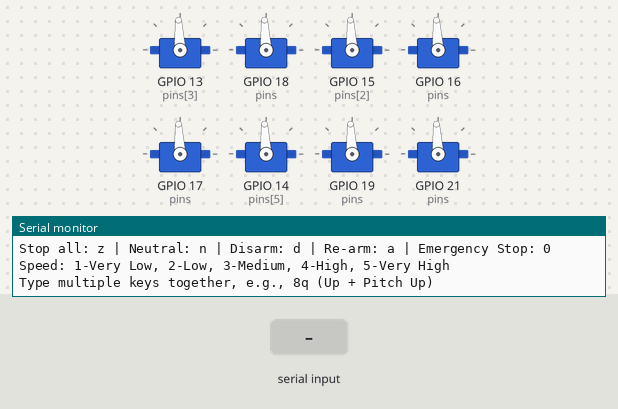
Simulated run of this sketch. Board: ESP32. On the bench: 8 × servo, the last lines printed to the serial monitor. Inputs (shaded band) come from the test bench.

Above: at 4.2 s.
4.3 s: "q,45\n" received over Serial
At 5.4 s:
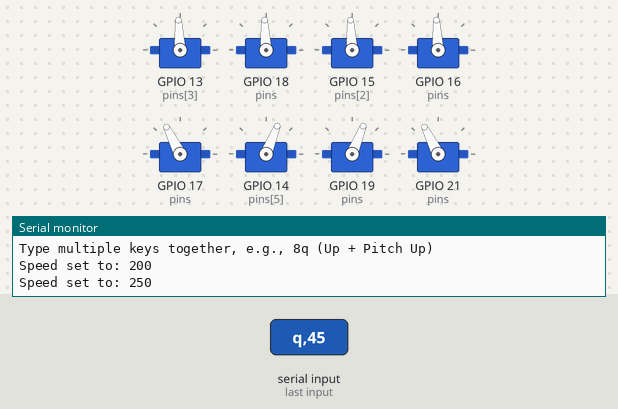
5.8 s: "6\n" received over Serial
At 6.5 s:
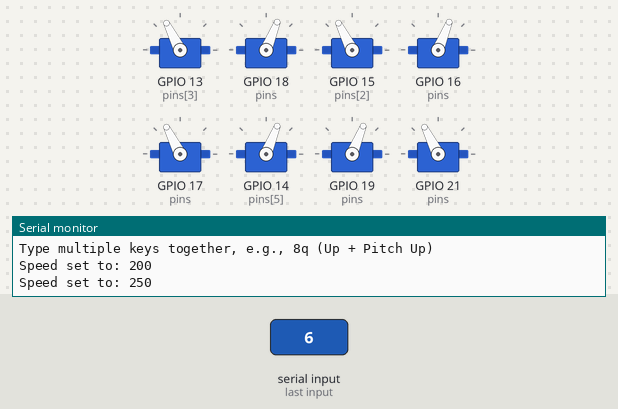
7.3 s: "8\n" received over Serial
At 7.7 s:
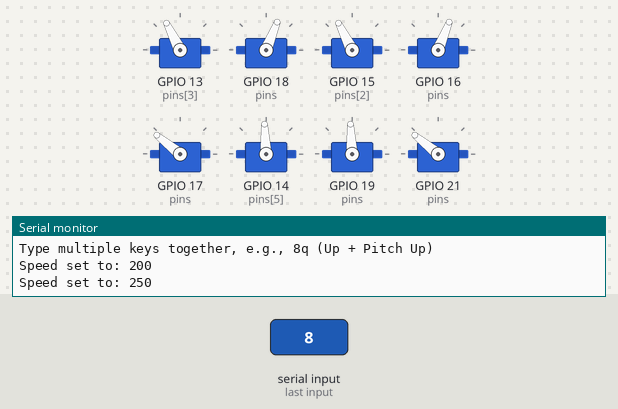
8.8 s: "7\n" received over Serial
At 10.0 s:
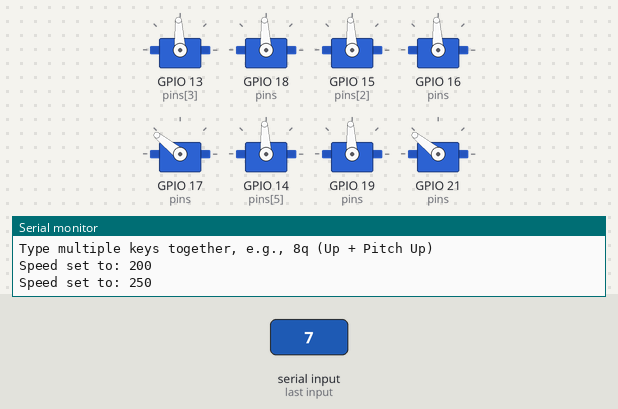
10.3 s: "w,45\n" received over Serial
At 11.2 s:
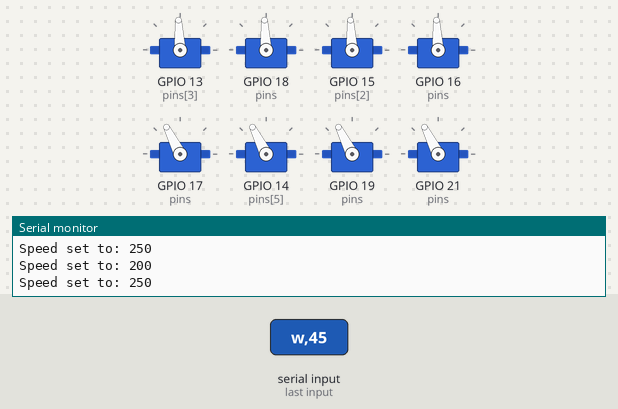
11.8 s: "e,45\n" received over Serial
At 12.3 s:
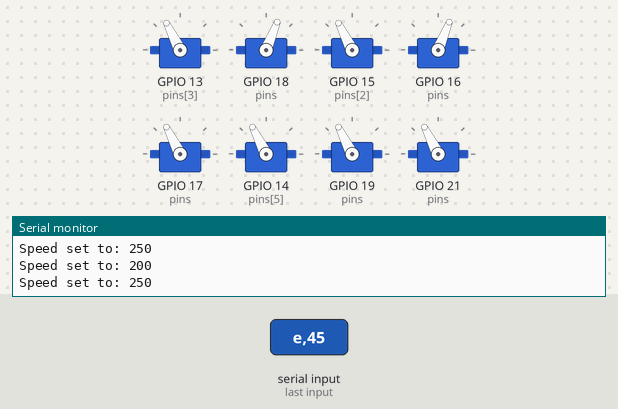
Timing chart, 0 to 14.3 s (numbered marks = the images above; inputs shaded):
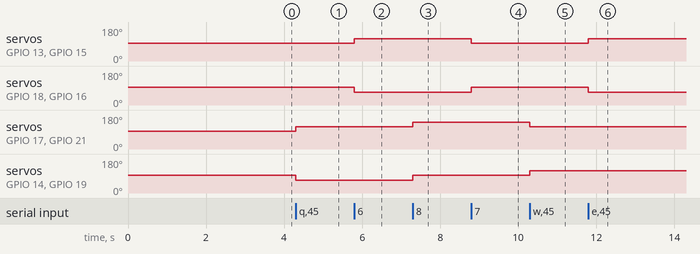

The sketch:

all_with_parallel_thrusters.ino
```cpp
#include <ESP32Servo.h>

// Thruster pins
#define T1 13
#define T2 18
#define T3 15
#define T4 16
#define T5 17
#define T6 14
#define T7 19
#define T8 21

Servo thruster[8];
int neutral = 1500;        // PWM for stopped thruster
int pulseOffset = 100;     // Initial speed offset

// Movement flags (persistent during normal operation)
bool move_forward = false;
bool move_backward = false;
bool move_up = false;
bool move_down = false;
bool pitch_up = false;
bool pitch_down = false;
bool yaw_right = false;
bool yaw_left = false;

bool armed = true; // Track if ESCs are armed

void setup() {
  Serial.begin(115200);

  int pins[8] = {T1, T2, T3, T4, T5, T6, T7, T8};
  for (int i = 0; i < 8; i++) {
    thruster[i].attach(pins[i]);
    thruster[i].writeMicroseconds(neutral);
  }

  delay(3000); // ESC arming
  Serial.println("ESCs armed. Ready to control the ROV!");
  Serial.println("Movement keys: 6-Forward, 7-Backward, 8-Up, 9-Down");
  Serial.println("Pitch: q-Up, w-Down | Yaw: e-Right, r-Left");
  Serial.println("Stop all: z | Neutral: n | Disarm: d | Re-arm: a | Emergency Stop: 0");
  Serial.println("Speed: 1-Very Low, 2-Low, 3-Medium, 4-High, 5-Very High");
  Serial.println("Type multiple keys together, e.g., 8q (Up + Pitch Up)");
}

void loop() {
  if (Serial.available()) {
    String input = Serial.readStringUntil('\n');

    for (int i = 0; i < input.length(); i++) {
      char key = input[i];

      // Speed control (does not reset movements)
      if (key >= '1' && key <= '5') {
        pulseOffset = (key - '0') * 50; // 1->50, 5->250
        Serial.print("Speed set to: ");
        Serial.println(pulseOffset);
      }

      // Only process movements if ESCs are armed
      if (armed) {
        if (key == '6') move_forward = true;
        if (key == '7') move_backward = true;
        if (key == '8') move_up = true;
        if (key == '9') move_down = true;
        if (key == 'q') pitch_up = true;
        if (key == 'w') pitch_down = true;
        if (key == 'e') yaw_right = true;
        if (key == 'r') yaw_left = true;
      }

      // Stop all movements
      if (key == 'z' && armed) {
        resetMovements();
        Serial.println("All movements stopped (z pressed)");
      }

      // Neutral PWM
      if (key == 'n' && armed) {
        for (int j = 0; j < 8; j++) thruster[j].writeMicroseconds(neutral);
        Serial.println("Thrusters set to neutral (n pressed)");
      }

      // Disarm ESCs
      if (key == 'd' && armed) {
        resetMovements();
        for (int j = 0; j < 8; j++) thruster[j].detach();
        armed = false;
        Serial.println("ESCs disarmed and movements reset (d pressed)");
      }

      // = Re-arm ESCs (fixed)
      if (key == 'a' && !armed) {
        resetMovements();  // full movement flag reset
        int pins[8] = {T1, T2, T3, T4, T5, T6, T7, T8};
        for (int j = 0; j < 8; j++) {
          thruster[j].attach(pins[j]);
          thruster[j].writeMicroseconds(neutral); // Neutral after re-arm
        }
        delay(3000);
        armed = true;
        Serial.println("ESCs re-armed! All thrusters neutral and ready (a pressed)");
      }

      // Emergency stop
      if (key == '0' && armed) {
        resetMovements();
        for (int j = 0; j < 8; j++) thruster[j].writeMicroseconds(neutral);
        Serial.println("Emergency stop! Thrusters neutral (0 pressed)");
      }
    }

    // Update thrusters after processing all keys
    if (armed) updateThrusters();
  }
}

// --- Reset all movement flags ---
void resetMovements() {
  move_forward = move_backward = move_up = move_down = false;
  pitch_up = pitch_down = yaw_right = yaw_left = false;
}

// --- Update thrusters based on active movements ---
void updateThrusters() {
  int h_speed[4] = {neutral, neutral, neutral, neutral}; // Horizontal: T1-T4
  int v_speed[4] = {neutral, neutral, neutral, neutral}; // Vertical: T5-T8

  // Horizontal thrusters
  if (move_forward) {
    h_speed[0] += pulseOffset; h_speed[1] -= pulseOffset;
    h_speed[2] += pulseOffset; h_speed[3] -= pulseOffset;
  }
  if (move_backward) {
    h_speed[0] -= pulseOffset; h_speed[1] += pulseOffset;
    h_speed[2] -= pulseOffset; h_speed[3] += pulseOffset;
  }
  if (yaw_right) {
    h_speed[0] += pulseOffset; h_speed[1] -= pulseOffset;
    h_speed[2] += pulseOffset; h_speed[3] -= pulseOffset;
  }
  if (yaw_left) {
    h_speed[0] -= pulseOffset; h_speed[1] += pulseOffset;
    h_speed[2] -= pulseOffset; h_speed[3] += pulseOffset;
  }
  for (int i = 0; i < 4; i++) thruster[i].writeMicroseconds(h_speed[i]);

  // Vertical thrusters
  if (move_up) {
    for (int i = 0; i < 4; i++) v_speed[i] += pulseOffset;
  }
  if (move_down) {
    for (int i = 0; i < 4; i++) v_speed[i] -= pulseOffset;
  }
  if (pitch_up) {
    v_speed[0] += pulseOffset; v_speed[1] -= pulseOffset;
    v_speed[2] -= pulseOffset; v_speed[3] += pulseOffset;
  }
  if (pitch_down) {
    v_speed[0] -= pulseOffset; v_speed[1] += pulseOffset;
    v_speed[2] += pulseOffset; v_speed[3] -= pulseOffset;
  }
  for (int i = 0; i < 4; i++) thruster[i + 4].writeMicroseconds(v_speed[i]);
}
```

Measured:
- after the input at 4.3 s, servo on GPIO 17 (pins), servo on GPIO 21 (pins): 93° → 117° at once; servo on GPIO 14 (pins[5]), servo on GPIO 19 (pins): 93° → 68° at once
- after the input at 5.8 s, servo on GPIO 13 (pins[3]), servo on GPIO 15 (pins[2]): 93° → 117° at once; servo on GPIO 18 (pins), servo on GPIO 16 (pins): 93° → 68° at once
- after the input at 7.3 s, servo on GPIO 17 (pins), servo on GPIO 21 (pins): 117° → 141° at once; servo on GPIO 14 (pins[5]), servo on GPIO 19 (pins): 68° → 93° at once
- after the input at 8.8 s, servo on GPIO 13 (pins[3]), servo on GPIO 15 (pins[2]): 117° → 93° at once; servo on GPIO 18 (pins), servo on GPIO 16 (pins): 68° → 93° at once
- after the input at 10.3 s, servo on GPIO 17 (pins), servo on GPIO 21 (pins): 141° → 117° at once; servo on GPIO 14 (pins[5]), servo on GPIO 19 (pins): 93° → 117° at once
- after the input at 11.8 s, servo on GPIO 13 (pins[3]), servo on GPIO 15 (pins[2]): 93° → 117° at once; servo on GPIO 18 (pins), servo on GPIO 16 (pins): 93° → 68° at once
